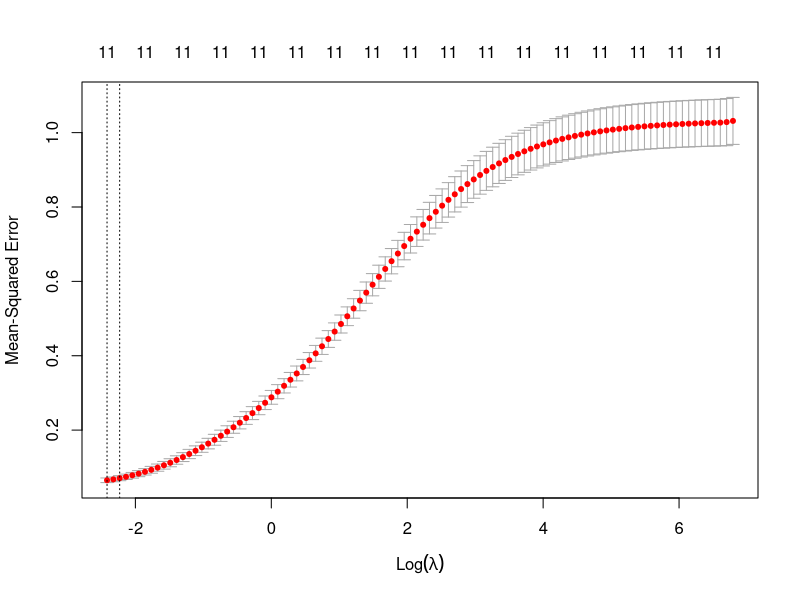

The R script that drew this image:
# Ridge Regression Models
library(Matrix)
library(foreach)
library(glmnet)

# Read Data
scaled_credit <- read.csv("../../data/scaled-credit.csv", sep = ",", row.names = 1)
training_set <- read.csv("../../data/training-set.csv", sep = ",", row.names = 1)
testing_set <- read.csv("../../data/testing_set.csv", sep = ",", row.names = 1)

x <- data.matrix(scaled_credit[,1:11])
y <- scaled_credit$Balance

x_trainning <- data.matrix(training_set[,1:11])
y_trainning <- training_set$Balance

x_testing <- data.matrix(testing_set[,1:11])
y_testing <- testing_set$Balance

# Cross validation
set.seed(1)
ridge_cv_out <- cv.glmnet(x_trainning, y_trainning, alpha=0, intercept = FALSE,
                    standardize = FALSE)


# Select the best model
ridge_bestlam <- ridge_cv_out$lambda.min

# Plot the cross-validation errors
png(file = "../../images/ridge-images/ridge-cv-errors.png")
plot(ridge_cv_out)
dev.off()

# Compute MSE using test set
ridge_pred <- predict(ridge_cv_out, s = ridge_bestlam, newx = x_testing)
ridge_MSE <- mean((ridge_pred - y_testing)^2)

# Refit the model
out <- glmnet(x, y, alpha = 0, intercept = FALSE, standardize = FALSE)
ridge_coef <- predict(out, s = ridge_bestlam, type="coefficients")[1:12,]

# Save output
save(ridge_cv_out, ridge_bestlam, ridge_MSE, ridge_coef, file = "../../data/ridge-regression.RData")

sink(file = "../../data/ridge-output.txt")
writeLines("Ridge Regression")
writeLines("Best Lambda")
ridge_bestlam
writeLines("Official coefficients")
ridge_coef
writeLines("Test MSE")
ridge_MSE
writeLines(" ")
sink()
